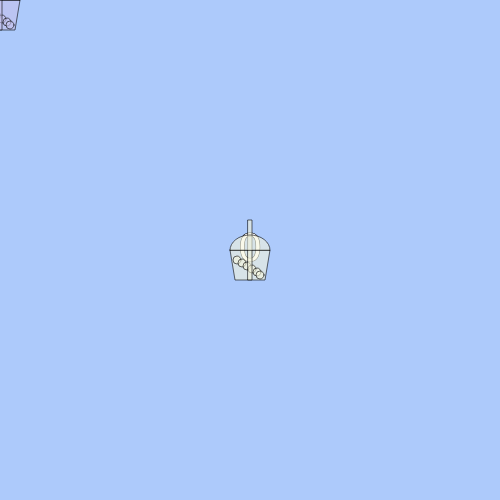
Frame 1 (no input)
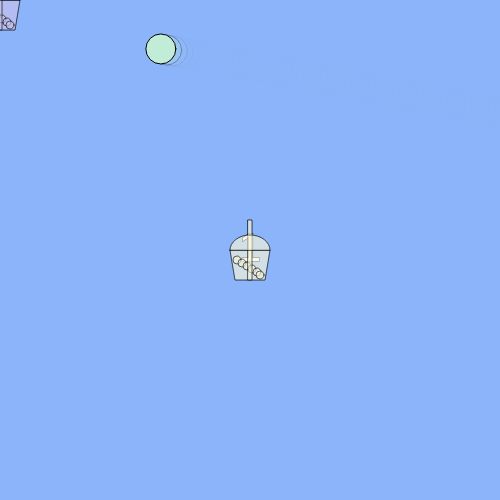
Frame 60 (no input)
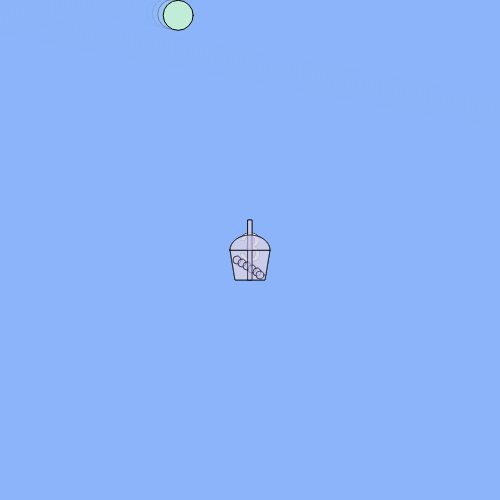
Frame 120 (the mouse pressed at the canvas centre since frame 60)

The p5.js sketch that drew these frames (run headless with seeded random() and noise() and a simulated clock; from frame 60 on, the mouse is pressed at the canvas centre):

// p5.js sketch
// ── sketch.js
var targetSize = 50;
var balls = [999];
var mouseSpeed;
var batSize = 30;
var ballSize = 30;
var ballTimer = 0;
var ballCounter = 150;
var score = 0;
var finished = false;
var ParticleSystems = [];

function setup() {
  createCanvas(500, 500);
}

function updateParticleSystems() {
  for (var p in ParticleSystems) {
    ParticleSystems[p].update(p);
  }
}
function draw() {
  updateScreenshake();
  background(140, 180, 250, 180);

  // Draw score in the center
  push();
  textAlign(CENTER, CENTER);
  textSize(40);
  fill(255);
  stroke(0);
  text(score, width / 2, height / 2);
  pop();

  // Draw balls
  for (var b in balls) {
    try {
      balls[b].display();
      balls[b].update();
    } catch {}
  }

  // Draw fixed boba cup in the center
  drawBobaCup(width / 2, height / 2, false);

  // Draw custom cursor (boba cup)
  drawBobaCup(mouseX, mouseY, true);

  // Draw "Click anywhere to play again Best:" message
  if (finished) {
    push();
    fill(255);
    textSize(20);
    textAlign(CENTER, CENTER);
    text("Click anywhere to\nplay again\nBest: " + getItem('bestScoreSmack'), width / 2, height / 2 + 100);
    pop();
  }

  // Update and draw particle systems
  updateParticleSystems();

  // Update ball timer
  ballTimer--;
  if (ballTimer < 0) {
    ballCounter--;
    ballTimer = ballCounter;
    balls.push(new ball());
  }

  // Hide default cursor
  noCursor();
}

function drawBobaCup(x, y, isCursor) {
  push();
  // Set color based on whether it's the cursor boba cup or not
  if (isCursor) {
    fill(197, 193, 237, 150); // Translucent purple
  } else {
    fill(245, 245, 220, 150); // Beige color with more transparency
  }
  strokeWeight(1); // Adjusted stroke thickness
  stroke(0, 150); // Adjusted stroke transparency

  // Cup (without the base)
  beginShape();
  vertex(x - 20, y);
  vertex(x + 20, y);
  vertex(x + 15, y + 30);
  vertex(x - 15, y + 30);
  endShape(CLOSE);

  // Boba pearls (more dispersed and increased quantity)
  for (var i = 0; i < 6; i++) {
    var bx = x - 13 + i * 5;
    var by = y + 10 + i * 3;

    // Keep boba pearls inside the cup
    bx = constrain(bx, x - 20, x + 10);
    by = constrain(by, y, y + 30);

    // Shake boba pearls when the screen shakes
    bx += random(-Screenshake, Screenshake);
    by += random(-Screenshake, Screenshake);

    ellipse(bx, by, 8, 8);
  }

  // Straw (taller)
  rect(x - 2, y - 30, 4, 60); // Increased the height of the straw

  // Lid
  arc(x, y, 40, 30, PI, 0, CHORD);

  pop();
}


function calculateMouseSpeed() {
  return createVector(mouseX - pmouseX, mouseY - pmouseY).mag();
}

var Screenshake = 0;

function updateScreenshake() {
  Screenshake *= 0.9;
  translate(random(-Screenshake, Screenshake), random(-Screenshake, Screenshake));
}

function mousePressed() {
    if (finished) {
      // Reset game state
      score = 0;
      balls = [new ball()];
      ParticleSystems = [];
      finished = false;
      ballTimer = 150;
      ballCounter = 150;
    }
  }
  
function finishGame() {
  ballTimer = 10000000;
  balls = [];
  if (score > getItem('bestScoreSmack')) storeItem('bestScoreSmack', score);
  finished = true;
}



class ParticleSystem {
	constructor(x, y) {
		this.x = x;
		this.y = y;
		this.particles = [];
		this.lt = 0;
		this.addParticles();
	}

	addParticles() {}

	update(index) {
		this.lt++;
		this.run(index);
		for (var i in this.particles) {
			this.particles[i].lt++;
			this.particles[i].display();

			this.particles[i].update(i);
		}

	}

	run() {}

	deleteMe(index) {
		ParticleSystems.splice(index, 1);
	}
}
class OutwardCircle extends ParticleSystem {
	constructor(x, y) {
		super(x, y);
	}

	addParticles() {
		this.particles.push(new ExpandingCircle(this, this.x, this.y));
	}

	run(i) {
		if (this.lt > 150) {
			this.deleteMe(i);
		}
	}
}



class Explosion extends ParticleSystem {
	constructor(x, y) {
		super(x, y);
	}

	run(i) {
		if (this.lt > 150) {
			this.deleteMe(i);
		}
	}
	addParticles() {
		this.particles.push(new ExpandingCircle(this, this.x, this.y));
		for (var i = 0; i < 10; i++) this.particles.push(new ExplosionParticle(this, this.x + random(-6 - this.lt / 5, 6 + this.lt / 5), this.y + random(-6 - this.lt / 5, 6 + this.lt / 5)));
	}

}

class BigExplosion extends ParticleSystem {
	constructor(x, y) {
		super(x, y);
	}

	run(i) {
		if (this.lt > 150) {
			this.deleteMe(i);
		}
	}
	addParticles() {
		this.particles.push(new ExpandingCircle(this, this.x, this.y));
		for (var i = 0; i < 90; i++) this.particles.push(new ExplosionParticle(this, this.x + random(-15 - this.lt / 5, 15 + this.lt / 5), this.y + random(-15 - this.lt / 5, 15 + this.lt / 5)));
	}

}
class Particle {
	constructor(system, _x, _y) {
		this.parent = system;
		this.x = _x;
		this.y = _y;
		this.lt = 0;
		this.finished = false;
	}

	update(index) {}

	deleteMe(index) {
		this.parent.particles.splice(index, 1);
	}

	display() {}
}


class ExpandingCircle extends Particle {
	constructor(system, _x, _y) {
		super(system, _x, _y);
	}

	update(index) {
		if (this.lt > 60) {
			this.deleteMe(index);
		}
	}

	display() {
		push();
		translate(this.x, this.y);

		noFill();
		strokeWeight(2);
		stroke(255, 255, 255, 255 - this.lt * 16);

		circle(0, 0, min(this.lt * 12, 60));
		pop();
	}
}

class BigImplodingCircle extends Particle {
	constructor(system, _x, _y) {
		super(system, _x, _y);
	}

	update(index) {
		if (this.lt > 60) {
			this.deleteMe(index);
		}
	}

	display() {
		push();
		translate(this.x, this.y);

		noFill();
		strokeWeight(1);
		stroke(255, 255, 255, this.lt * 2);

		circle(0, 0, max(240 - this.lt * 30, 0));
		pop();
	}
}


class ExplosionParticle extends Particle {
	constructor(system, _x, _y) {
		super(system, _x, _y);
		this.size = random(3, 8);
		this.speed = random(2, 5);
		this.life = random(30, 50);
	}

	update(index) {
		var diff = new p5.Vector(this.x - this.parent.x, this.y - this.parent.y);
		diff.setMag(-this.speed);
		this.x -= diff.x;
		this.y -= diff.y;

		if (dist(this.x, this.y, this.parent.x, this.parent.y) > 50 || this.lt > this.life) {
			this.deleteMe(index);
		}
	}

	display() {
		push();
		fill(255, 255, 255);
		translate(this.x, this.y);
		noStroke();
		circle(0, 0, min(this.lt, this.size));
		pop();
	}
}

class SmokeParticle extends Particle {
	constructor(system, _x, _y) {
		super(system, _x, _y);
		this.size = random(2, 30);
		this.life = random(30, 15);
	}

	update(index) {
		if (this.lt > this.life) {
			this.deleteMe(index);
		}
	}

	display() {
		push();
		fill(255, 255, 255);
		translate(this.x, this.y);
		noStroke();
		circle(0, 0, min(this.lt * 10, this.size));
		pop();
	}
}
// ── ball.js
class ball {
    constructor() {
      var posvec = p5.Vector.random2D().mult(500);
      this.x = posvec.x + 400;
      this.y = posvec.y + 400;
      var speedvec = p5.Vector.random2D().mult(random(4, 8));
      this.xv = speedvec.x;
      this.yv = speedvec.y;
    }
  
    display() {
      push();
      fill(193, 237, 216);
      stroke(0);
      strokeWeight(1);
      ellipse(this.x, this.y, ballSize, ballSize);
      pop();
    }
  
    update() {
      var nx = this.x + this.xv;
      var ny = this.y + this.yv;
  
      if (nx > width || nx < 0) {
        this.xv *= -1;
        targetSize += 0.3;
        score++;
      }
      if (ny > height || ny < 0) {
        this.yv *= -1;
        targetSize += 0.3;
        score++;
      }
  
      if (dist(this.x, this.y, width / 2, height / 2) < (ballSize * 0.5) + targetSize / 2) {
        finishGame();
      }
  
      var nd = batSize + ballSize * 0.5
      if (dist(this.x, this.y, mouseX, mouseY) < nd) {
        var d = -1 * (nd - dist(this.x, this.y, mouseX, mouseY));
        var ang = createVector(mouseX - this.x, mouseY - this.y).normalize();
        this.x += ang.x * d;
        this.y += ang.y * d;
        this.xv += ang.x * ((calculateMouseSpeed() * 0.2) + 0.3) * -1;
        this.yv += ang.y * ((calculateMouseSpeed() * 0.2) + 0.3) * -1;
        Screenshake += calculateMouseSpeed() * 0.3;
        ParticleSystems.push(new Explosion(this.x, this.y));
      }
  
      this.x += this.xv;
      this.y += this.yv;
      this.xv *= 0.999;
      this.yv *= 0.999;
      this.x = constrain(this.x, 1, width - 1);
      this.y = constrain(this.y, 1, height - 1);
    }
  }
  
// ── style.css
html, body {
    margin: 0;
    padding: 0;
    height: 100%;
    margin: 0;
    font-family: 'Gill Sans', 'Gill Sans MT', Calibri, 'Trebuchet MS', sans-serif;
}
canvas {
    display: block;
}
body, main {
    display: flex;
    flex-direction: column;
    justify-content: center;
    align-items: center;
}
